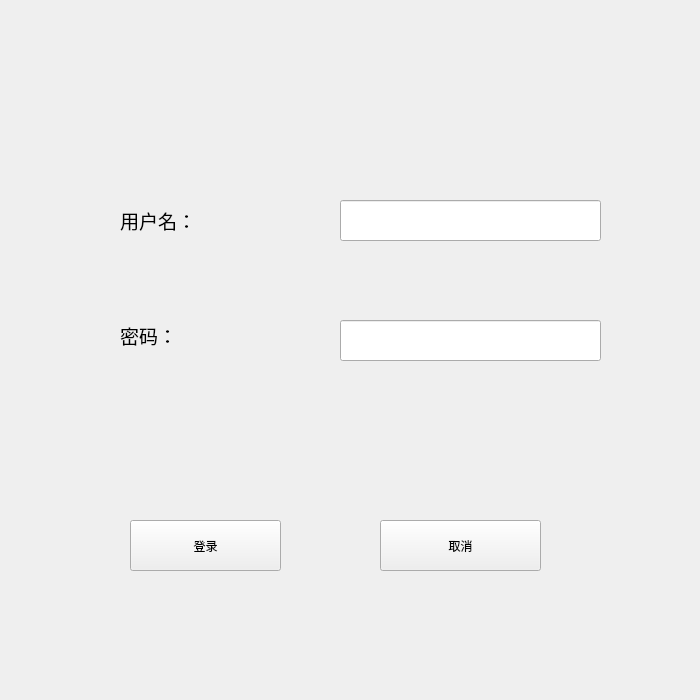
<?xml version="1.0" encoding="UTF-8"?>
<ui version="4.0">
 <class>Login</class>
 <widget class="QWidget" name="Login">
  <property name="geometry">
   <rect>
    <x>0</x>
    <y>0</y>
    <width>700</width>
    <height>700</height>
   </rect>
  </property>
  <property name="minimumSize">
   <size>
    <width>700</width>
    <height>700</height>
   </size>
  </property>
  <property name="maximumSize">
   <size>
    <width>700</width>
    <height>700</height>
   </size>
  </property>
  <property name="windowTitle">
   <string>登录</string>
  </property>
  <widget class="QLabel" name="label">
   <property name="geometry">
    <rect>
     <x>120</x>
     <y>170</y>
     <width>171</width>
     <height>101</height>
    </rect>
   </property>
   <property name="font">
    <font>
     <pointsize>14</pointsize>
    </font>
   </property>
   <property name="layoutDirection">
    <enum>Qt::LeftToRight</enum>
   </property>
   <property name="text">
    <string>用户名：</string>
   </property>
  </widget>
  <widget class="QLabel" name="label_2">
   <property name="geometry">
    <rect>
     <x>120</x>
     <y>300</y>
     <width>181</width>
     <height>71</height>
    </rect>
   </property>
   <property name="font">
    <font>
     <pointsize>14</pointsize>
    </font>
   </property>
   <property name="text">
    <string>密码：</string>
   </property>
  </widget>
  <widget class="QLineEdit" name="lineEdit">
   <property name="geometry">
    <rect>
     <x>340</x>
     <y>200</y>
     <width>261</width>
     <height>41</height>
    </rect>
   </property>
   <property name="font">
    <font>
     <pointsize>16</pointsize>
    </font>
   </property>
  </widget>
  <widget class="QLineEdit" name="lineEdit_2">
   <property name="geometry">
    <rect>
     <x>340</x>
     <y>320</y>
     <width>261</width>
     <height>41</height>
    </rect>
   </property>
   <property name="font">
    <font>
     <pointsize>16</pointsize>
    </font>
   </property>
   <property name="inputMask">
    <string/>
   </property>
   <property name="text">
    <string/>
   </property>
   <property name="echoMode">
    <enum>QLineEdit::Password</enum>
   </property>
  </widget>
  <widget class="QPushButton" name="login">
   <property name="geometry">
    <rect>
     <x>130</x>
     <y>520</y>
     <width>151</width>
     <height>51</height>
    </rect>
   </property>
   <property name="text">
    <string>登录</string>
   </property>
  </widget>
  <widget class="QPushButton" name="cancel">
   <property name="geometry">
    <rect>
     <x>380</x>
     <y>520</y>
     <width>161</width>
     <height>51</height>
    </rect>
   </property>
   <property name="text">
    <string>取消</string>
   </property>
  </widget>
 </widget>
 <resources/>
 <connections/>
</ui>
